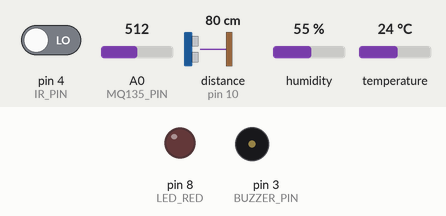
The sketch below on a simulated Arduino Uno, built with avr-gcc and run on an emulated ATmega328P. Parts: output pins drawn as LEDs (lit = HIGH), buzzer (waves = sounding). Wiring (inferred from the names in the program): ultrasonic range finder: trigger pin 9; echo pin 10. The test bench sets the inputs (shaded band); at power-on: pin 4 (IR_PIN) LOW, A0 (MQ135_PIN) = 512, distance to the obstacle (sensor on pin 10) 80 cm, humidity 55 %, temperature 24 °C. The echo pulse lasts 58.3 µs per cm; pins used as bus, display or sensor lines are not drawn; what the sketch prints to the serial monitor is not drawn.

Above: at 1.2 s.
1.3 s: pin 4 (IR_PIN) driven HIGH
At 5.1 s:
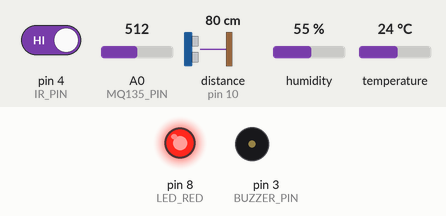
9.9 s: A0 (MQ135_PIN) set to 412
13.4 s: A0 (MQ135_PIN) set to 383
At 17.2 s:
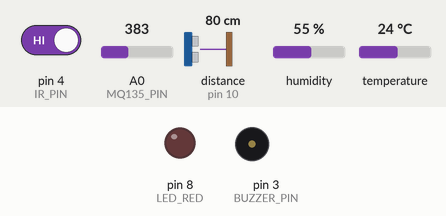
20.7 s: A0 (MQ135_PIN) set to 410
At 22.71 s:
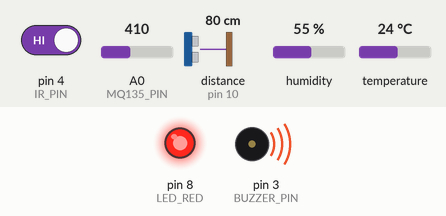
28.3 s: A0 (MQ135_PIN) set to 390
At 31.5 s:
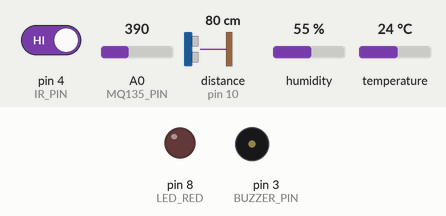
31.8 s: pin 4 (IR_PIN) driven LOW
At 37.23 s:
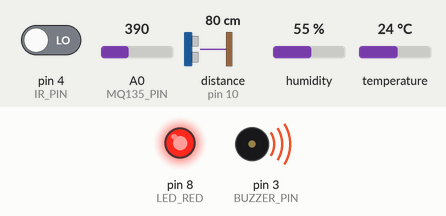
Timing chart, 0 to 38.9 s (numbered marks = the images above; inputs shaded):
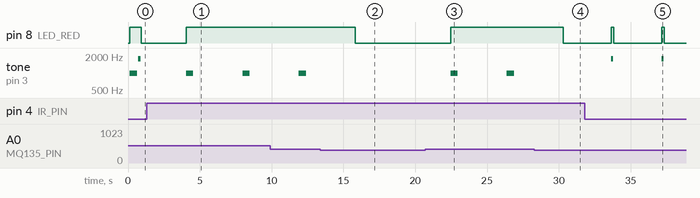

The sketch:

arduino_main.ino
```cpp
// ─────────────────────────────────────────────────────────────────────────────
// AI-EcoTrack — Arduino UNO Sensor Hub (Simplified)
//
// Sensors / Actuators:
//   D2  = HC-SR04 TRIG
//   D3  = HC-SR04 ECHO
//   D4  = IR Sensor OUT
//   D6  = DHT-11 DATA
//   D8  = Red LED
//   D9  = Buzzer
//   D11 = SoftwareSerial TX → ESP-32 GPIO16
//   D12 = SoftwareSerial RX ← ESP-32 GPIO17
//   A0  = MQ-135 AOUT
// ─────────────────────────────────────────────────────────────────────────────

#include <DHT.h>
#include <SoftwareSerial.h>

// ── Pin Definitions ──────────────────────────────────────────────────────────
#define TRIG_PIN 9
#define ECHO_PIN 10
#define IR_PIN 4
#define DHT_PIN 7
#define LED_RED 8
#define BUZZER_PIN 3
#define SOFT_TX 11
#define SOFT_RX 12
#define MQ135_PIN A0

// ── Constants
// ─────────────────────────────────────────────────────────────────
#define DHT_TYPE DHT11
#define GAS_ALERT_THRESHOLD 400 // MQ-135 raw ADC threshold for alert

// HC-SR04 calibration — measure your actual bin and adjust!
#define BIN_EMPTY_CM 25 // Distance (cm) from sensor when bin is EMPTY
#define BIN_FULL_CM 5   // Distance (cm) from sensor when bin is FULL

#define SEND_INTERVAL_MS 3000 // Send data every 3 seconds

// ── Objects
// ───────────────────────────────────────────────────────────────────
SoftwareSerial espSerial(SOFT_RX, SOFT_TX);
DHT dht(DHT_PIN, DHT_TYPE);

// ── State
// ─────────────────────────────────────────────────────────────────────
unsigned long lastSend = 0;

// ─────────────────────────────────────────────────────────────────────────────
void setup() {
  Serial.begin(9600);
  espSerial.begin(9600);
  dht.begin();

  pinMode(TRIG_PIN, OUTPUT);
  pinMode(ECHO_PIN, INPUT);
  pinMode(IR_PIN, INPUT);
  pinMode(LED_RED, OUTPUT);
  pinMode(BUZZER_PIN, OUTPUT);

  digitalWrite(LED_RED, LOW);
  digitalWrite(BUZZER_PIN, LOW);

  Serial.println("[Arduino] Booted OK");
}

// ─────────────────────────────────────────────────────────────────────────────
void loop() {
  // ── Read sensors ─────────────────────────────────────────────────────────
  bool ir = digitalRead(IR_PIN) == LOW; // LOW = object detected
  int mq135 = analogRead(MQ135_PIN);
  float temp = dht.readTemperature();
  float humidity = dht.readHumidity();
  int fillCm = readUltrasonicCm();
  int fillPct = cmToFillPct(fillCm);

  // Handle NaN from DHT (happens on bad read)
  if (isnan(temp))
    temp = 0.0;
  if (isnan(humidity))
    humidity = 0.0;

  // ── Gas alert ─────────────────────────────────────────────────────────────
  bool gasAlert = (mq135 > GAS_ALERT_THRESHOLD);
  if (gasAlert) {
    digitalWrite(LED_RED, HIGH);
    tone(BUZZER_PIN, 1000, 500);
    delay(600);
    noTone(BUZZER_PIN);
  } else {
    digitalWrite(LED_RED, LOW);
  }

  // ── Item drop beep ────────────────────────────────────────────────────────
  if (ir) {
    tone(BUZZER_PIN, 1800, 150);
    digitalWrite(LED_RED, HIGH);
    delay(200);
    noTone(BUZZER_PIN);
    digitalWrite(LED_RED, LOW);
  }

  // ── Send JSON to ESP-32 every interval ───────────────────────────────────
  if (millis() - lastSend >= SEND_INTERVAL_MS) {
    lastSend = millis();
    sendToESP(fillPct, mq135, temp, humidity, ir, gasAlert);
  }

  delay(
      3000); // Wait 15 seconds before next reading (prevent Firebase flooding)
}

// ── HC-SR04: average 3 readings, return 0 if no echo (sensor not connected) ──
int readUltrasonicCm() {
  long total = 0;
  int valid = 0;
  for (int i = 0; i < 3; i++) {
    digitalWrite(TRIG_PIN, LOW);
    delayMicroseconds(2);
    digitalWrite(TRIG_PIN, HIGH);
    delayMicroseconds(10);
    digitalWrite(TRIG_PIN, LOW);
    long dur = pulseIn(ECHO_PIN, HIGH, 30000);
    int cm = (dur == 0) ? -1 : (int)(dur * 0.034 / 2);
    if (cm > 0 && cm < 400) {
      total += cm;
      valid++;
    }
    delay(30);
  }
  return valid > 0 ? (int)(total / valid) : -1; // -1 = no valid reading
}

int cmToFillPct(int cm) {
  if (cm < 0)
    return 0; // No reading → assume empty
  return constrain(map(cm, BIN_EMPTY_CM, BIN_FULL_CM, 0, 100), 0, 100);
}

void sendToESP(int fill, int gas, float temp, float hum, bool drop,
               bool alert) {
  String json = "{";
  json += "\"fill_pct\":" + String(fill) + ",";
  json += "\"gas_ppm\":" + String(gas) + ",";
  json += "\"co_ppm\":" + String(0) + ","; // not used
  json += "\"temperature\":" + String(temp, 1) + ",";
  json += "\"humidity\":" + String(hum, 1) + ",";
  json += "\"item_dropped\":" + String(drop ? "true" : "false") + ",";
  json += "\"gas_alert\":" + String(alert ? "true" : "false");
  json += "}";

  espSerial.println(json);
  Serial.println("[Arduino] Sent → " + json);
}
```

Measured:
- the behaviour switches between 401 and 400 on A0 (MQ135_PIN) (found by bisection; images 1 and 2)
- after the input at 1.3 s, pin 8 (LED_RED): goes on until 4.1 s, then stays HIGH
- after the input at 13.4 s, pin 8 (LED_RED): HIGH → LOW after 2.4 s; tone on pin 3 (BUZZER_PIN): stops changing and stays silent
- after the input at 20.7 s, pin 8 (LED_RED): LOW → HIGH after 1.8 s; tone on pin 3 (BUZZER_PIN): alternates 1000 Hz for 0.50 s and silent for 3.4 s, starting after 1.8 s
- after the input at 28.3 s, pin 8 (LED_RED): HIGH → LOW after 2.0 s; tone on pin 3 (BUZZER_PIN): stays silent (without the input it goes to 1000 Hz after 2.0 s)
- after the input at 31.8 s, pin 8 (LED_RED): alternates HIGH for 0.20 s and LOW for 3.3 s, starting after 1.8 s; tone on pin 3 (BUZZER_PIN): alternates 1800 Hz for 0.15 s and silent for 3.4 s, starting after 1.8 s
- by itself, tone on pin 3 (BUZZER_PIN): alternates 1000 Hz for 0.50 s and silent for 3.4 s
